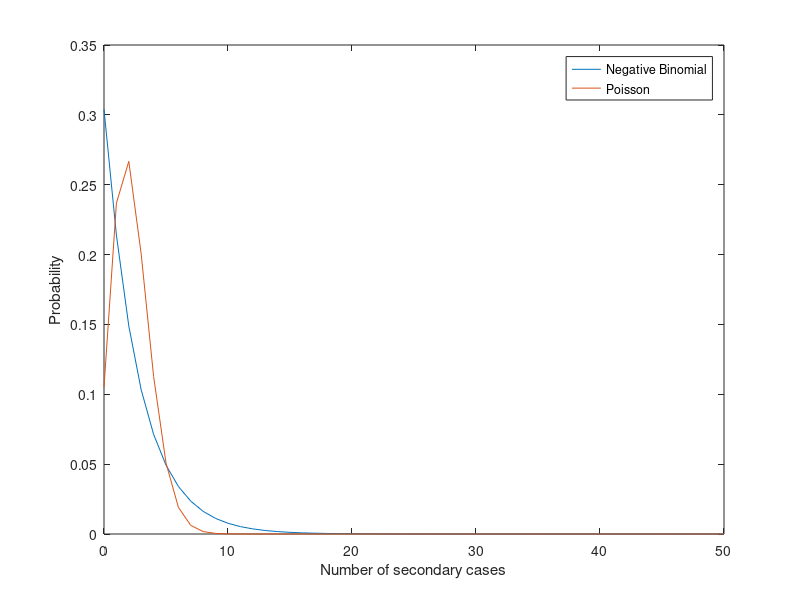

Recreate this plot in MATLAB.
x = 0:50;
plot(x,nbinpdf(x,1.024,.3125), ...
     x,poisspdf(x,2.2528));
legend({'Negative Binomial' 'Poisson'})
xlabel('Number of secondary cases')
ylabel('Probability')